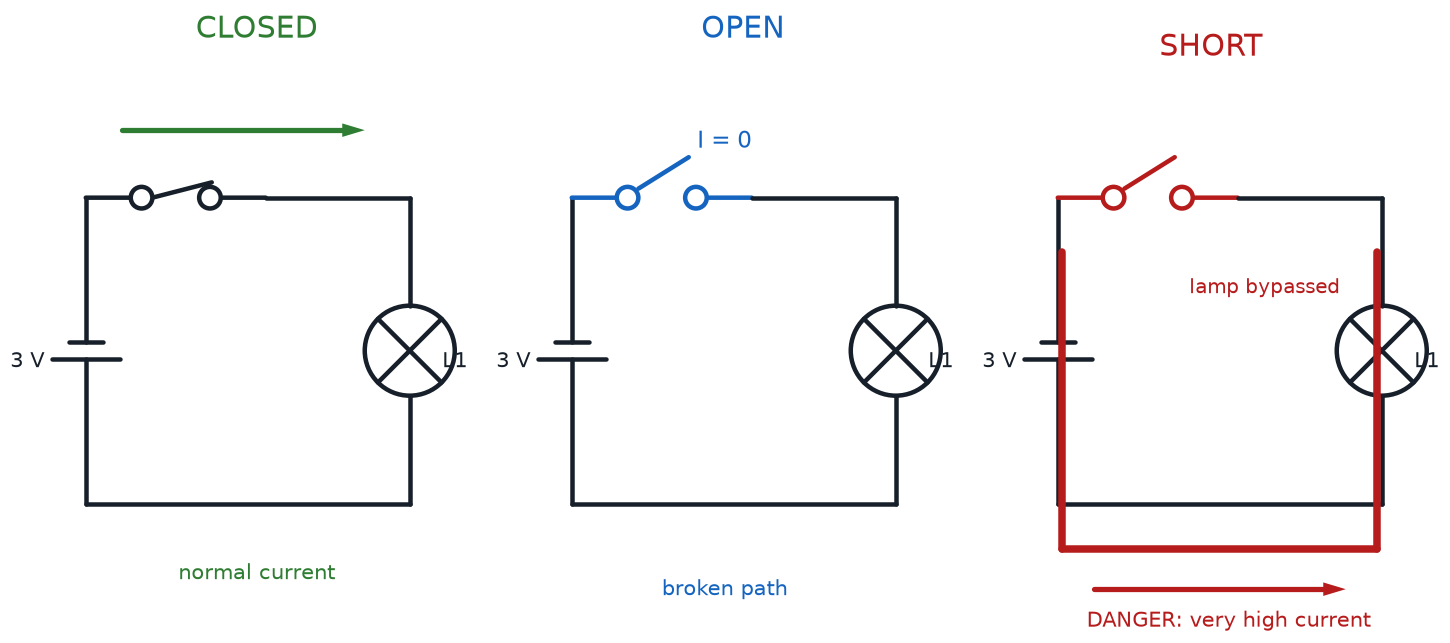

The Python source for this figure:
#!/usr/bin/env python3
"""Render closed, open, and short circuit paths.

Prompt:
    Draw three matched panels using the same 3 V battery and lamp. CLOSED has
    a complete loop and normal current through the lamp. OPEN has an open
    switch and no current. SHORT has a low-resistance wire bypassing the lamp;
    highlight the dangerous high-current path in red. Label each state and
    keep all conductors orthogonal with no crossings.

Topology: closed battery->closed switch->lamp->return; open battery->open
switch->lamp->return; short battery->wire bypass->return with lamp bypassed.
Assumptions: The battery is an ideal 3 V teaching source.
"""

from pathlib import Path
import sys

sys.path.insert(0, str(Path(__file__).resolve().parents[3]))
import schemdraw.elements as elm
from docs.schematic_utils import (
    BLUE,
    GREEN,
    INK,
    RED,
    arrow,
    drawing,
    save_cli,
    text,
    wire,
)


def panel(d, x, mode, color):
    text(d, mode.upper(), (x + 1.8, 6.7), color=color, fontsize=12)
    bat = d.add(elm.BatteryCell().up().at((x, 1.5)).to((x, 4.9)).color(INK))
    sw = d.add(
        elm.Switch(nc=mode == "closed")
        .right()
        .at(bat.end)
        .to((x + 2.0, 4.9))
        .color(color if mode != "closed" else INK)
    )
    lamp = d.add(elm.Lamp2().down().at((x + 3.6, 4.9)).to((x + 3.6, 1.5)).color(INK))
    wire(d, sw.end, lamp.start)
    wire(d, lamp.end, bat.start)
    text(d, "3 V", (x - 0.55, 3.2), fontsize=8.5)
    text(d, "L1", (x + 4.2, 3.2), fontsize=8.5)
    if mode == "closed":
        arrow(d, (x + 0.4, 5.65), (x + 3.1, 5.65), color=GREEN)
        text(d, "normal current", (x + 1.8, 0.65), color=GREEN, fontsize=8.5)
    elif mode == "open":
        text(d, "I = 0", (x + 1.8, 5.65), color=BLUE, fontsize=9)
        text(d, "broken path", (x + 1.8, 0.65), color=BLUE, fontsize=8.5)
    else:
        wire(d, (x + 0.05, 4.3), (x + 0.05, 1.0), color=RED, lw=3)
        wire(d, (x + 0.05, 1.0), (x + 3.55, 1.0), color=RED, lw=3)
        wire(d, (x + 3.55, 1.0), (x + 3.55, 4.3), color=RED, lw=3)
        arrow(d, (x + 0.4, 0.55), (x + 3.2, 0.55), color=RED)
        text(d, "DANGER: very high current", (x + 1.8, 0.1), color=RED, fontsize=8.5)
        text(d, "lamp bypassed", (x + 2.2, 3.8), color=RED, fontsize=8)


def build_drawing():
    d = drawing()
    panel(d, 1.0, "closed", GREEN)
    panel(d, 6.4, "open", BLUE)
    panel(d, 11.8, "short", RED)
    return d


if __name__ == "__main__":
    save_cli(build_drawing, __doc__)
